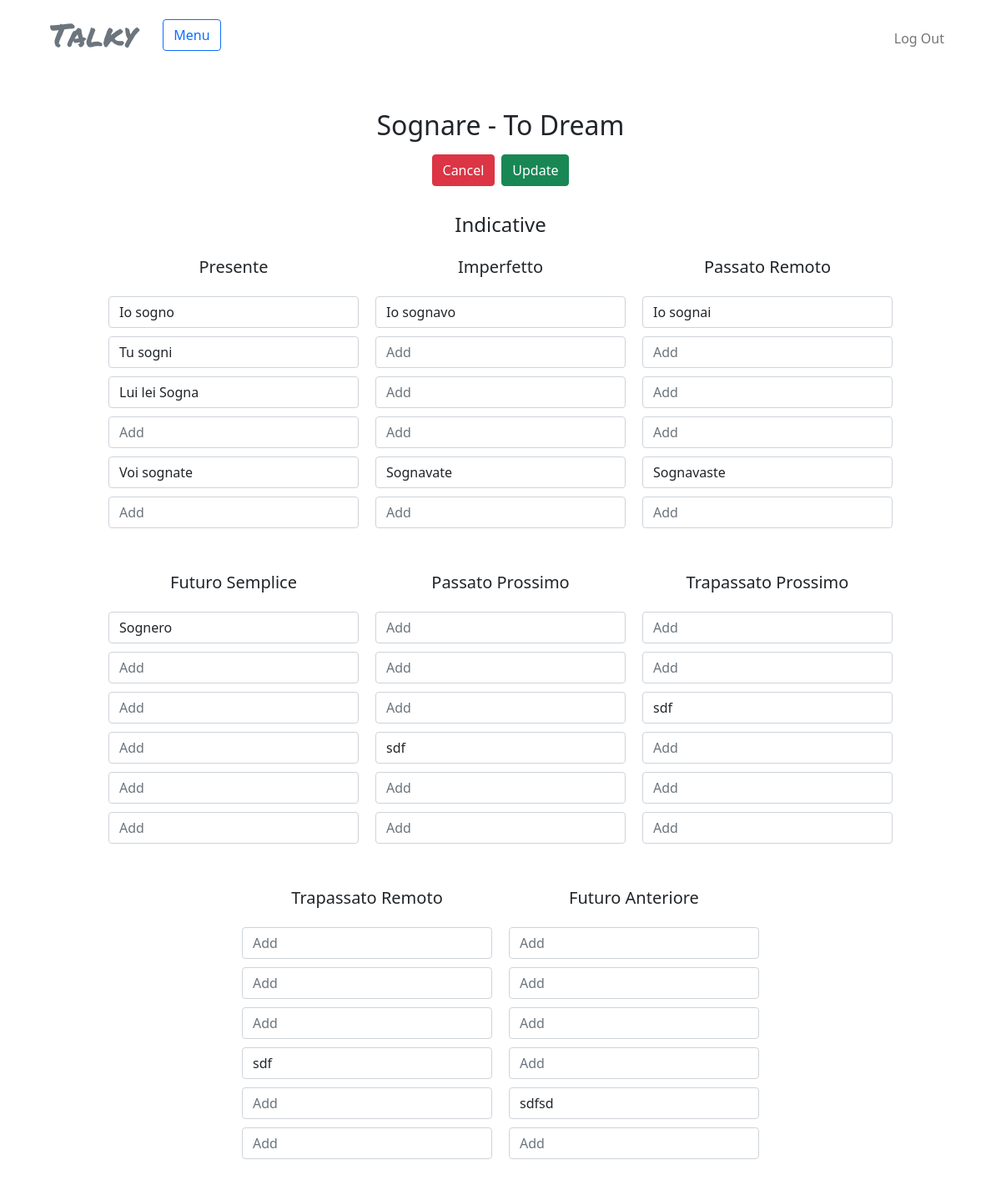
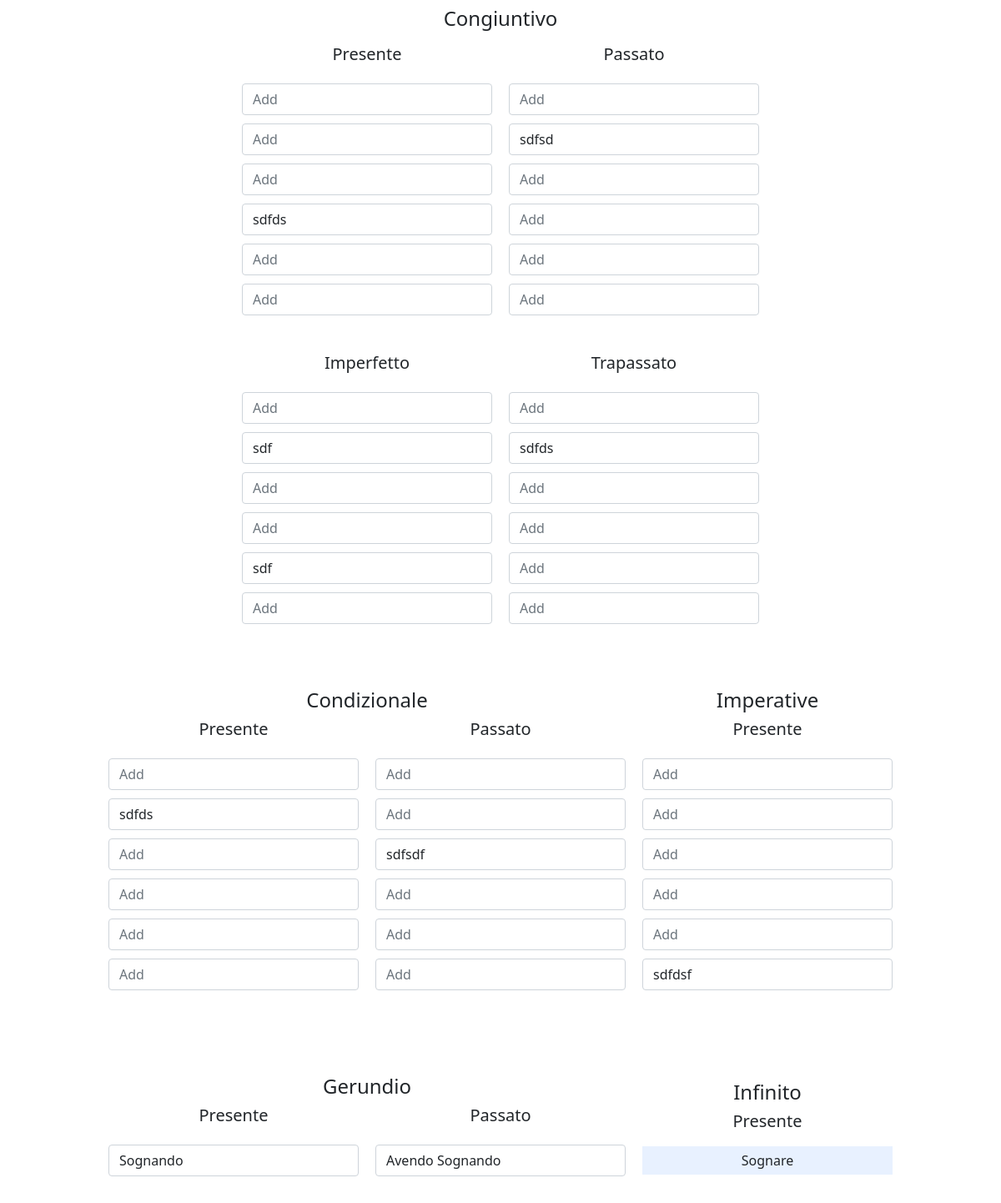
The app's page /edit-conjugations/Sognare (signed in) with its own data (2 pictures, top to bottom).
### tables this page shows
CREATE TABLE verbs (
    id INTEGER PRIMARY KEY AUTOINCREMENT,
    eng_verb_name TEXT NOT NULL,
    translation TEXT NOT NULL,
    date TEXT DEFAULT CURRENT_TIMESTAMP
);

CREATE TABLE conjugated_verbs(
    id INTEGER PRIMARY KEY AUTOINCREMENT,
    verb_id INTEGER NOT NULL,
    conjugation_position INTEGER,
    indicative_presente TEXT,
    indicative_imperfetto TEXT,
    indicative_passato_remoto TEXT,
    indicative_futuro_semplice TEXT,
    indicative_passato_prossimo TEXT,
    indicative_trapassato_prossimo TEXT,
    indicative_trapassato_remoto TEXT,
    indicative_futuro_anteriore TEXT,
    congiuntivo_presente TEXT,
    congiuntivo_passato TEXT,
    congiuntivo_imperfetto TEXT,
    congiuntivo_trapassato TEXT,
    condizionale_presente TEXT,
    condizionale_passato TEXT,
    imperative_presente TEXT,
    gerundio_presente TEXT,
    gerundio_passato TEXT,
    FOREIGN KEY (verb_id) REFERENCES verbs (id)
        ON UPDATE CASCADE
        ON DELETE CASCADE
);

### app.py (the view, shortened to what this page needs)
@app.route("/edit-conjugations/<string:translation>", methods=["GET", "POST"])
@login_required
def edit_conjugations(translation):
    if request.method == "GET":
        results = db.execute(
            "SELECT * FROM conjugated_verbs JOIN verbs ON verb_id = verbs.id WHERE translation = ? ORDER BY conjugation_position ASC", translation)
        verb_details = db.execute(
            "SELECT eng_verb_name, translation AS infinitive_verb FROM verbs WHERE translation = ?", translation)
        return render_template('edit-conjugations.html', results=results, verb_details=verb_details)

### app.py (called while the page is built)
@app.after_request
def after_request(response):
    response.headers["Cache-Control"] = "no-cache, no-store, must-revalidate"
    response.headers["Expires"] = 0
    response.headers["Pragma"] = "no-cache"
    return response

@app.context_processor
def inject_username():
    username = session.get("username")
    print(username)
    return dict(user=username)

### helpers.py (called while the page is built)
def login_required(f):
    @wraps(f)
    def decorated_function(*args, **kwargs):
        if session.get("user_id") is None:
            return redirect("/login")
        return f(*args, **kwargs)
    return decorated_function

### templates/edit-conjugations.html (shortened to what this page needs)
{% extends "layout.html" %}
{% macro display_conjugation_input_fields(verb_tense, verb_tense_title) -%}
<table class="conjugated-table">
    <h5>{{ verb_tense_title }}</h5>
    <thead>
        <tr>
            <th></th>
        </tr>
    </thead>
    <tbody>
        {% if results %}
            {% for item in results %}
                {% if item[verb_tense] == None %}
                    <tr class="edit-conjugations-row">
                        <td><input class="edit-conjugations-input form-control" type="text" name="{{ verb_tense }}_{{loop.index}}" value="" placeholder="Add"> </td>
                    </tr>
                {% else %}
                    <tr class="edit-conjugations-row">
                        <td><input class="edit-conjugations-input form-control"  type="text" name="{{ verb_tense }}_{{loop.index}}" value="{{ item[verb_tense] }}" placeholder="Add"></td>
                    </tr>
                {% endif %}
            {% endfor%}
        {% else %}
            {% for n in range(6) %}
                <tr class="edit-conjugations-row">
                    <td><input class="edit-conjugations-input form-control"  type="text" name="{{ verb_tense }}_{{n + 1}}" value="" placeholder="Add"> </td>
                </tr>
            {% endfor %}
        {% endif %}
    </tbody>
</table>
{%- endmacro %}
{% block main%}
<form action="{{ url_for('edit_conjugations', translation=verb_details[0].infinitive_verb) }}" method="post">
<div class="d-flex flex-column align-items-center">
    <div class="d-flex flex-column justify-content-center">
        <div class="d-flex justify-content-center align-items-center">
            <h2 class="mx-1 mb-3">{{ verb_details[0].infinitive_verb }} - {{ verb_details[0].eng_verb_name }}</h2>
        </div>
        <div class="d-flex align-items-center justify-content-center mb-4">
            <a href="/verb-conjugated/{{ verb_details[0].infinitive_verb }}" class="btn btn-danger mx-1">Cancel</a>
                    <input type="submit" value="Update" class="btn btn-success mx-1">
        </div>
    </div>
    <h4 class="mt-2">Indicative</h4>
    <div class="d-flex justify-content-between align-items-center mb-4 mt-3" style="min-width: 50%;">
        <div>
            {{ display_conjugation_input_fields("indicative_presente", "Presente" ) }}
        </div>
        <div>
            {{ display_conjugation_input_fields("indicative_imperfetto", "Imperfetto" ) }}
        </div>
        <div>
            {{ display_conjugation_input_fields("indicative_passato_remoto", "Passato Remoto" ) }}
        </div>
    </div>
    <div class="d-flex justify-content-between align-items-center mb-4 mt-4" style="min-width: 50%;">
        <div>
            {{ display_conjugation_input_fields("indicative_futuro_semplice", "Futuro Semplice" ) }}
        </div>
        <div>
            {{ display_conjugation_input_fields("indicative_passato_prossimo", "Passato Prossimo" ) }}
        </div>
        <div>
            {{ display_conjugation_input_fields("indicative_trapassato_prossimo", "Trapassato Prossimo" ) }}
        </div>
    </div>
    <div class="d-flex justify-content-center align-items-center mb-4 mt-4" style="min-width: 50%;">
        <div>
            {{ display_conjugation_input_fields("indicative_trapassato_remoto", "Trapassato Remoto" ) }}
        </div>
        <div>
            {{ display_conjugation_input_fields("indicative_futuro_anteriore", "Futuro Anteriore" ) }}
        </div>
    </div>
    <h4 class="mt-3">Congiuntivo</h4>
    <div class="d-flex justify-content-center align-items-center mb-4 mt-2" style="min-width: 50%;">
        <div>
            {{ display_conjugation_input_fields("congiuntivo_presente", "Presente" ) }}
        </div>
        <div>
            {{ display_conjugation_input_fields("congiuntivo_passato", "Passato" ) }}
        </div>
    </div>
    <div class="d-flex justify-content-center align-items-center mb-4 mt-3" style="min-width: 50%;">
        <div>
            {{ display_conjugation_input_fields("congiuntivo_imperfetto", "Imperfetto" ) }}
        </div>
        <div>
            {{ display_conjugation_input_fields("congiuntivo_trapassato", "Trapassato" ) }}
        </div>
    </div>
    <div class="d-flex justify-content-around align-items-center mb-4 mt-4" style="min-width: 50%;">
    <div class="d-flex justify-content-between align-items-center mb-4 mt-3" style="min-width: 50%;">
        <div class="d-flex flex-column">
            <h4 class="mt-2">Condizionale</h4>
            <div class="d-flex">
                <div>
                    {{ display_conjugation_input_fields("condizionale_presente", "Presente" ) }}
                </div>
                <div>
                    {{ display_conjugation_input_fields("condizionale_passato", "Passato" ) }}
                </div>
            </div>
        </div>
        <div>
            <h4 class="mt-2">Imperative</h4>
            {{ display_conjugation_input_fields("imperative_presente", "Presente" ) }}
        </div>
    </div>
</div>
    <div class="d-flex justify-content-around align-items-center mb-4 mt-4" style="min-width: 50%;">
        <div class="d-flex justify-content-between align-items-center mb-4 mt-3" style="min-width: 50%;">
            <div class="d-flex flex-column">
                <h4 class="mt-2">Gerundio</h4>
                <div class="d-flex">
                    <div>
                        <table class="conjugated-table">
                            <h5>Presente</h5>
                            <thead>
                                <tr>
                                    <th></th>
                                </tr>
                            </thead>
                            <tbody>
                                {% if results %}
                                    {% if results[0].gerundio_presente == None %}
                                        <tr class="edit-conjugations-row">
                                            <td><input class="edit-conjugations-input form-control" type="text" name="gerundio_presente_1" value="" placeholder="Add"> </td>
                                        </tr>
                                    {% else %}
                                        <tr class="edit-conjugations-row">
                                            <td><input class="edit-conjugations-input form-control"  type="text" name="gerundio_presente_1" value="{{ results[0].gerundio_presente }}" placeholder="Add"></td>
                                        </tr>
                                    {% endif %}
                                {% else %}
                                    <tr class="edit-conjugations-row">
                                        <td><input class="edit-conjugations-input form-control"  type="text" name="gerundio_presente_1" value="" placeholder="Add"> </td>
                                    </tr>
                                {% endif %}
                            </tbody>
                        </table>
                    </div>
                    <div>
                        <table class="conjugated-table">
                            <h5>Passato</h5>
                            <thead>
                                <tr>
                                    <th></th>
                                </tr>
                            </thead>
                            <tbody>
                                {% if results %}
                                    {% if results[0].gerundio_passato == None %}
                                        <tr class="edit-conjugations-row">
                                            <td><input class="edit-conjugations-input form-control" type="text" name="gerundio_passato_1" value="" placeholder="Add"> </td>
                                        </tr>
                                    {% else %}
                                        <tr class="edit-conjugations-row">
                                            <td><input class="edit-conjugations-input form-control"  type="text" name="gerundio_passato_1" value="{{ results[0].gerundio_passato }}" placeholder="Add"></td>
                                        </tr>
                                    {% endif %}
                                {% else %}
                                    <tr class="edit-conjugations-row">
                                        <td><input class="edit-conjugations-input form-control"  type="text" name="gerundio_passato_1" value="" placeholder="Add"> </td>
                                    </tr>
                                {% endif %}
                            </tbody>
                        </table>
                    </div>
                </div>
            </div>
            <div>
                <h4 class="mt-2">Infinito</h4>
                <table class="conjugated-table">
                    <h5>Presente</h5>
                    <thead>
                        <tr>
                            <th></th>
                        </tr>
                    </thead>
                    <tbody>
                        <tr>
                            <td>{{ verb_details[0].infinitive_verb }}</td>
                        </tr>
                    </tbody>
                </table>
            </div>
        </div>
</form>
    {% endblock %}

### static/styles.css (style rules this page uses)
:root { --main-bg-color: #1a1a30; --light-bg-color: #20203e; }
html, body { height: 100%; }
table { background-color: transparent; margin-bottom: 1rem; width: 100%; }
table th, table td { padding: 5px 0; vertical-align: middle; }
tbody tr:nth-of-type(odd) { background-color: rgb(179, 208, 255, 0.3) }
.conjugated-table { width: 300px; margin: 0 10px; }
.edit-conjugations-row { background-color: #fff !important; }
.edit-conjugations-input { width: 100%; }

### records on screen
verbs: translation "Sognare", eng_verb_name "To Dream"
conjugated_verbs: indicative_presente "Io sogno", indicative_imperfetto "Io sognavo", indicative_passato_remoto "Io sognai", indicative_futuro_semplice "Sognero", gerundio_presente_1 "Sognando", gerundio_passato_1 "Avendo Sognando"
conjugated_verbs: indicative_presente "Tu sogni", congiuntivo_passato "sdfsd", congiuntivo_imperfetto "sdf", congiuntivo_trapassato "sdfds", condizionale_presente "sdfds"
conjugated_verbs: indicative_presente "Lui lei Sogna", indicative_trapassato_prossimo "sdf", condizionale_passato "sdfsdf"
conjugated_verbs: indicative_passato_prossimo "sdf", indicative_trapassato_remoto "sdf", congiuntivo_presente "sdfds"
conjugated_verbs: indicative_presente "Voi sognate", indicative_imperfetto "Sognavate", indicative_passato_remoto "Sognavaste", indicative_futuro_anteriore "sdfsd", congiuntivo_imperfetto "sdf"
conjugated_verbs: imperative_presente "sdfdsf"

### other values on screen
{{ verb_tense_title }} "Presente Imperfetto Passato Remoto Futuro Semplice Passato Prossimo Trapassato Prossimo Trapassato Remoto Futuro Anteriore Presente Passato Imperfetto Trapassato Presente Passato Presente"
